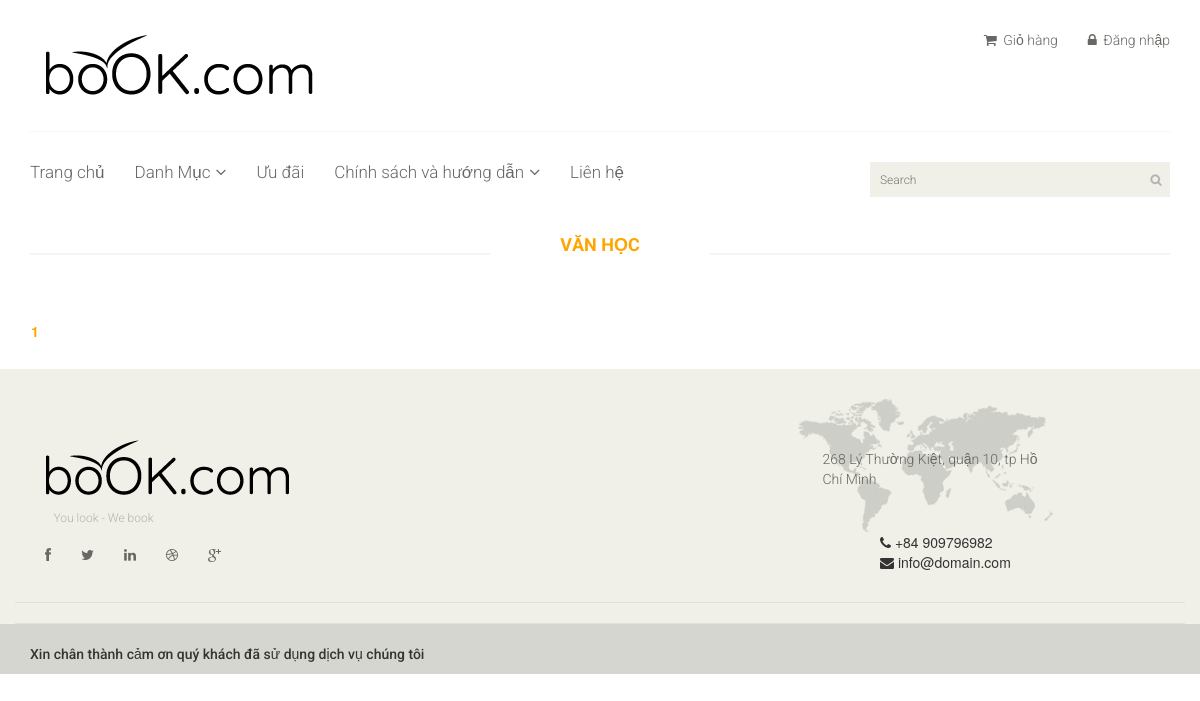
The page /vanhoc/?page=2 on the database as committed earlier.
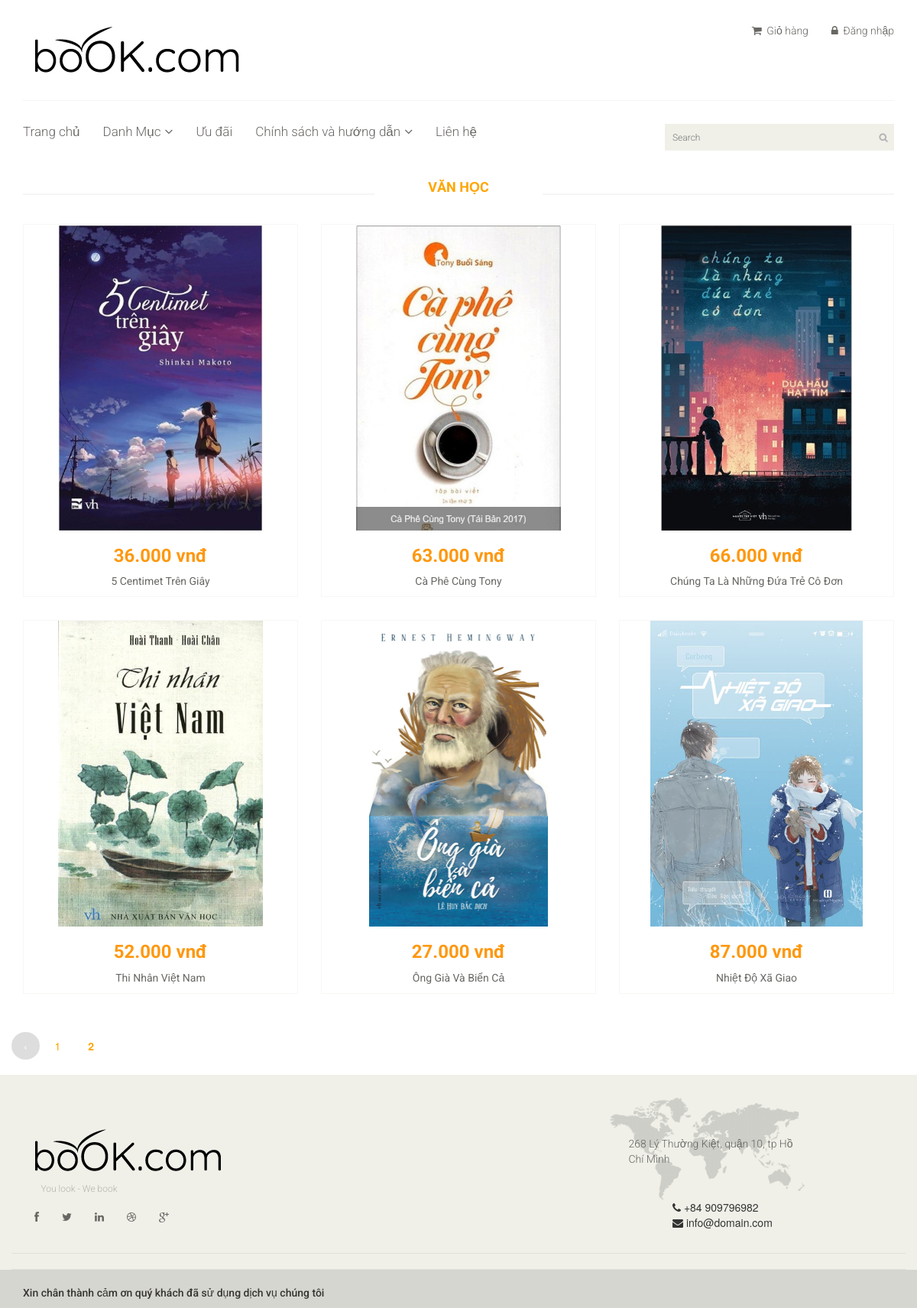
The same page on the database as committed later.
### book/models.py (models this page shows, shortened)
class Sach(models.Model):
    ten = models.CharField(default='', max_length=255)
    tac_gia = models.CharField(default='', max_length=255)
    nxb = models.CharField(default='', max_length=255)
    nam_xb = models.IntegerField(default=0)
    mo_ta = models.TextField(default='')
    upload_to = 'books/{0}/{1}'.format(date.today().year, date.today().month)
    hinh_anh = models.ImageField(upload_to=upload_to, blank=True, null=True, max_length=254, verbose_name=('Ảnh bìa'))
    so_luong_con = models.IntegerField(default=0)
    so_luong_nhap = models.IntegerField(default=0)
    don_gia = models.IntegerField(default=0)
    loai_sach = models.ForeignKey(LoaiSach, on_delete=models.CASCADE)

### core/views.py (the view)
# urls.py: path('vanhoc/', VanHoc.as_view(), name='vanhoc'),
class VanHoc(ThieuNhi):
    def __init__(self, **kwargs):
        super(**kwargs)
        self.loai_sach = "5"
        self.link = 'vanhoc/vanhoc.html'

### core/views.py (called while the page is built)
    def get(self, request):
        posts = Sach.objects.filter(loai_sach=self.loai_sach).order_by("-pk")
        paginator = Paginator(posts, 9)
        page = request.GET.get('page')
        posts = paginator.get_page(page)
        return render(request, self.link, {'posts': posts})

### templates/vanhoc/vanhoc.html (shortened to what this page needs)
{% extends 'base.html' %}
{% load static %}
{% block content %}
<section>
    <div class="container">
        <div class="row">
            <div class="col-sm-15 padding-right">
                <div class="features_items">
                    <h2 class="title text-center"><a style="text-decoration: none; color:orange;"
                                                     href="{% url 'core:vanhoc' %}">Văn học</a></h2>
                    {% for item in posts %}
                    <div class="col-sm-4">
                        <div class="product-image-wrapper">
                            <div class="single-products">
                                <div class="productinfo text-center">
                                    <img src="{{item.hinh_anh.url}}" alt="" style="width:auto;height:400px;">
                                    <h2> {{ item.don_gia }}.000 vnđ</h2>
                                    <p>{{item.ten}}</p>
                                </div>
                            </div>
                        </div>
                    </div>
                    {% endfor %}
                </div>
            </div>
            <div class="pagination">
                {% if posts.has_previous %}
                <a style="text-decoration: none;" href="?page={{ posts.previous_page_number}}" class="previouss round">
                    &#8249; </a>
                {% endif %}
                {% for num in posts.paginator.page_range %}
                {% if posts.number == num %}
                <strong><a style="text-decoration: none; color:orange;"
                           href="?page={{ posts.number }}">{{posts.number}}</a></strong>
                {% elif posts.number != num %}
                <a style="text-decoration: none; color:orange;" href="?page={{ num }}">{{num}}</a>
                {% endif %}
                {% endfor %}
            </div>
        </div>
    </div>
</section>
{% endblock %}

Rows that differ between the two databases and show on the page:
added Sach: hinh_anh (picture), don_gia "36", ten "5 Centimet Trên Giây"
added Sach: hinh_anh (picture), don_gia "63", ten "Cà Phê Cùng Tony"
added Sach: hinh_anh (picture), don_gia "66", ten "Chúng Ta Là Những Đứa Trẻ Cô Đơn"
added Sach: hinh_anh (picture), don_gia "52", ten "Thi Nhân Việt Nam"
added Sach: hinh_anh (picture), don_gia "27", ten "Ông Già Và Biển Cả"
added Sach: hinh_anh (picture), don_gia "87", ten "Nhiệt Độ Xã Giao"
Other text that changed with them:
list line gone: "1"
new list line: "1"
new list line: "2"
